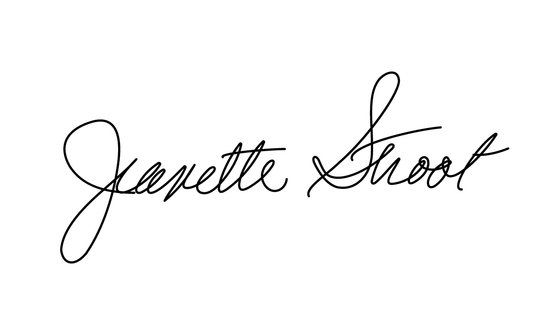
#> input picture sign0.jpg, 536 x 335 px
$ python signAnalysis.py   (Python 2 division)
#> lines starting #> are read from the running program, lines starting #| are printed output that depends on the picture; after the words box and inside, x2 and y2 are one past the last pixel; in counts of white or black regions, pixels touching at a corner belong together
import math
from PIL import Image, ImageDraw

#Function to create bounding box for image
def boundingBox(img):
    width, height = img.size
    left = width
    right = 0
    top = height
    bottom = 0
    for x in range(0, width):
        for y in range(0, height):
            color = img.getpixel((x, y))
            if color == 0:
                if x > right:
                    right = x
                if x < left:
                    left = x
                if y > bottom:
                    bottom = y
                if y < top:
                    top = y
    draw = ImageDraw.Draw(img)
    draw.rectangle(((left, top), (right, bottom)))
    return left, right, top, bottom

# Function to find the centroid
def findCentroid(img, left, right, top, bottom):
    cx = 0
    cy = 0
    n = 0
    for x in range(left, right):
        for y in range(top, bottom):
            if (img.getpixel((x,y))) == 0:
                cx = cx + x
                cy = cy + y
                n = n + 1
    cx = cx / n
    cy = cy / n
    draw.rectangle(((left, top), (cx, cy)))
    draw.rectangle(((cx, top), (right, cy)))
    draw.rectangle(((left, cy), (cx, bottom)))
    draw.rectangle(((cx, cy), (right, bottom)))
    #Writing output to file
    h.write("%d, " % cx)
    h.write("%d\n" % cy)
    return cx, cy

#Function to find the transitions, Normal value, and Angle of Inclination
def transitions_normalValue_angleOfInclination(img, left, right, top, bottom, cx, cy):
    prev = img.getpixel((0,0))
    n = 0
    angle = []
    normalized = []
    transitions = []
    findRatio(cx, left, cy, top)
    for x in range(left, cx):
        for y in range(top, cy):
            curr = img.getpixel((x,y))
            if curr is 255 and prev is 0:
                n = n + 1
            prev = curr
    angle.append(math.degrees(math.atan(((cx-left)/2)/((cy-top)/2))))
    normalized.append(((cx-left)*(cy-top))/n)
    transitions.append(n)
    findRatio(right, cx, cy, top)
    for x in range(cx, right):
        for y in range(top, cy):
            curr = img.getpixel((x,y))
            if curr is 255 and prev is 0:
                n = n + 1
            prev = curr
    angle.append(math.degrees(math.atan(((right-cx)/2)/((cy-top)/2))))
    normalized.append(((right-cx)*(cy-top))/n)
    transitions.append(n)
    findRatio(cx, left, bottom, cy)
    for x in range(left, cx):
        for y in range(cy, bottom):
            curr = img.getpixel((x,y))
            if curr is 255 and prev is 0:
                n = n + 1
            prev = curr
    angle.append(math.degrees(math.atan(((cx-left)/2)/((bottom-cy)/2))))
    normalized.append(((cx-left)*(bottom-cy))/n)
    transitions.append(n)
    findRatio(right, cx, bottom, cy)
    for x in range(cx, right):
        for y in range(cy, bottom):
            curr = img.getpixel((x,y))
            if curr is 255 and prev is 0:
                n = n + 1
            prev = curr
    angle.append(math.degrees(math.atan(((right-cx)/2)/((bottom-cy)/2))))
    normalized.append(((right-cx)*(bottom-cy))/n)
    transitions.append(n)
    #Writing output to file
    for i in transitions:
            g.write(" %d " % i)
    g.write("\n")
    for i in normalized:
            e.write(" %d " % i)
    e.write("\n")
    for i in angle:
            d.write(" %d " % i)
    d.write("\n")

#Function to find the ratio
def findRatio(left, right, top, bottom):
    ratio = (right - left)/(bottom - top)
    #Writing output to file
    f.write("%d\n" % ratio)

# Function to split the image recursively
def split(img, left, right, top, bottom, depth=0):
    cx, cy = findCentroid(img, left, right, top, bottom)
    if depth < 2:
        split(img, left, cx, top, cy, depth + 1)
        split(img, cx, right, top, cy, depth + 1)
        split(img, left, cx, cy, bottom, depth + 1)
        split(img, cx, right, cy, bottom, depth + 1)
    else:
        transitions_normalValue_angleOfInclination(img, left, right, top, bottom, cx, cy)
        #findRatio(left, right, top, bottom)

if __name__=="__main__":
    d = open("angleOfInclination.txt", "a+")
    e = open("normalValue.txt", "a+")
    f = open("ratio.txt", "a+")
    g = open("transitions.txt", "a+")
    h = open("centroid.txt", "a+")
    #Convert signature to a binary image
    img = Image.open('sign0.jpg')
#> img is the input picture: PIL image 536x335 L; min 0, max 255, mean 247.9
    img = img.convert('L').point((lambda x : 255 if x > 150 else 0), mode = '1')
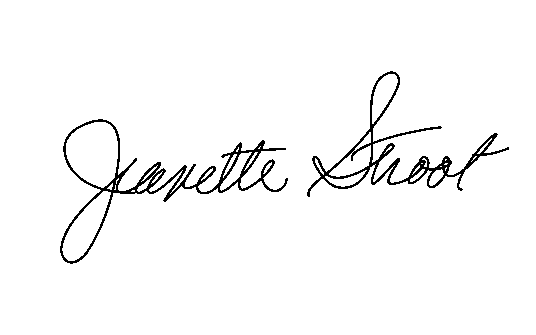
#> img: PIL image 536x335 1; 97% white; black in thin lines or dots, all inside (x1, y1, x2, y2) = (60, 71, 509, 264)
    #Function call to make bounding box and get coordinates
    left, right, top, bottom = boundingBox(img)
#> after the loop in boundingBox, `for x in range(0, width):`: bottom = 263; left = 60; right = 508; top = 71
#> left = 60; right = 508; top = 71; bottom = 263
    draw = ImageDraw.Draw(img)
    #Function call to split image into 64 segments according to centroid
    split(img, left, right, top, bottom)
#> in split, `cx, cy = findCentroid(img, left, right, top, bottom)`: cx = 267; cy = 160
#> in transitions_normalValue_angleOfInclination, `prev = img.getpixel((0,0))`: prev = 255
#> in findRatio, `ratio = (right - left)/(bottom - top)`: ratio = 1
#> after the loop in transitions_normalValue_angleOfInclination, `for x in range(left, cx):`: n = 32
#> after the loop in transitions_normalValue_angleOfInclination, `for x in range(cx, right):`: n = 95
#> after the loop in transitions_normalValue_angleOfInclination, `for x in range(left, cx):`: n = 127
#> after the loop in transitions_normalValue_angleOfInclination, `for x in range(cx, right):`: n = 190
#> the loop in transitions_normalValue_angleOfInclination, `for i in transitions:` made 4 passes
#> i on passes 1 to 4: 32, 95, 127, 190
#> the loop in transitions_normalValue_angleOfInclination, `for i in normalized:` made 4 passes
#> i on passes 1 to 4: 17, 11, 8, 11
#> the loop in transitions_normalValue_angleOfInclination, `for i in angle:` made 4 passes
#> i on passes 1 to 4: 63.43, 75.96, 0, 45
#> the loop in transitions_normalValue_angleOfInclination (call 2), `for i in transitions:` made 4 passes
#> i on passes 1 to 4: 36, 108, 144, 216
#> the loop in transitions_normalValue_angleOfInclination (call 2), `for i in normalized:` made 4 passes
#> i on passes 1 to 4: 7, 4, 11, 14
#> the loop in transitions_normalValue_angleOfInclination (call 2), `for i in angle:` made 4 passes
#> i on passes 1 to 4: 80.54, 85.24, 0, 45
#> in split (call 15), `cx, cy = findCentroid(img, left, right, top, bottom)`: cx = 95; cy = 213
#> in split (call 15), `cx, cy = findCentroid(img, left, right, top, bottom)`:
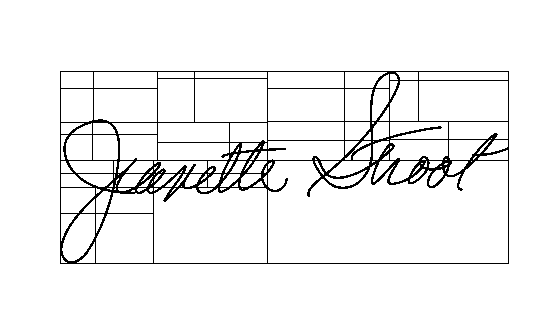
#> img: PIL image 536x335 1; 94.7% white; black in thin lines or dots, all inside (x1, y1, x2, y2) = (60, 71, 509, 264)
#> in split (call 16), `cx, cy = findCentroid(img, left, right, top, bottom)`: cx = 191; cy = 196
#> in split (call 16), `cx, cy = findCentroid(img, left, right, top, bottom)`:
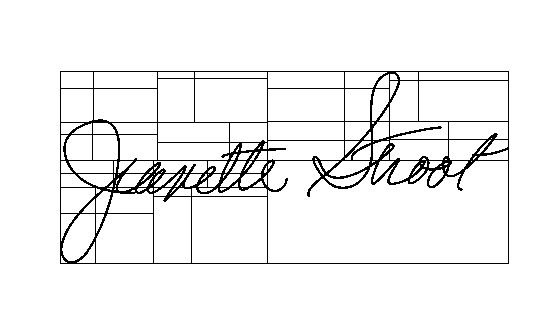
#> img: PIL image 536x335 1; 94.6% white; black in thin lines or dots, all inside (x1, y1, x2, y2) = (60, 71, 509, 264)
#> in split (call 17), `cx, cy = findCentroid(img, left, right, top, bottom)`: cx = 376; cy = 174
#> in split (call 17), `cx, cy = findCentroid(img, left, right, top, bottom)`:
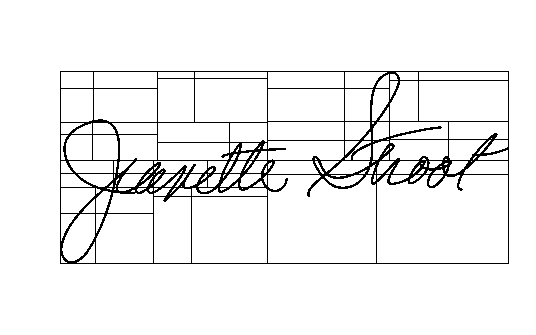
#> img: PIL image 536x335 1; 94.5% white; black in thin lines or dots, all inside (x1, y1, x2, y2) = (60, 71, 509, 264)
#> in split (call 19), `cx, cy = findCentroid(img, left, right, top, bottom)`: cx = 430
#> in split (call 19), `cx, cy = findCentroid(img, left, right, top, bottom)`:
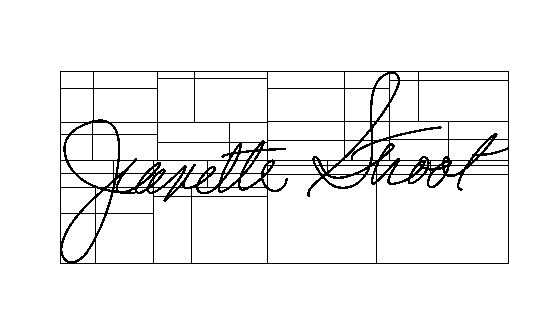
#> img: PIL image 536x335 1; 94.3% white; black in thin lines or dots, all inside (x1, y1, x2, y2) = (60, 71, 509, 264)
#> in split (call 20), `cx, cy = findCentroid(img, left, right, top, bottom)`: cx = 316; cy = 186
#> in split (call 20), `cx, cy = findCentroid(img, left, right, top, bottom)`:
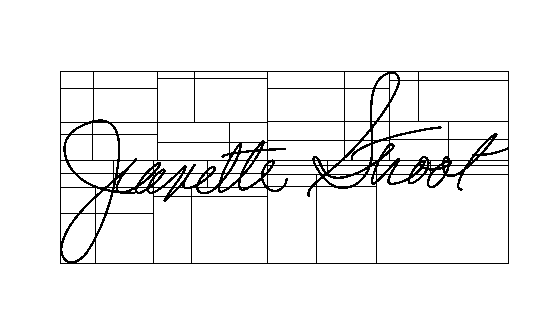
#> img: PIL image 536x335 1; 94.3% white; black in thin lines or dots, all inside (x1, y1, x2, y2) = (60, 71, 509, 264)
#> in split (call 21), `cx, cy = findCentroid(img, left, right, top, bottom)`: cx = 418; cy = 185
#> in split (call 21), `cx, cy = findCentroid(img, left, right, top, bottom)`:
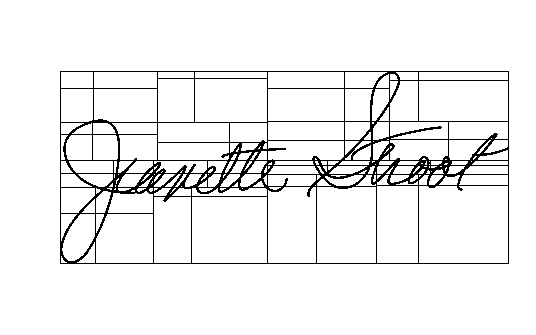
#> img: PIL image 536x335 1; 94.1% white; black in thin lines or dots, all inside (x1, y1, x2, y2) = (60, 71, 509, 264)
    d.close()
    e.close()
    f.close()
    g.close()
    h.close()
    #Save output image
    img.save("output.jpg")
